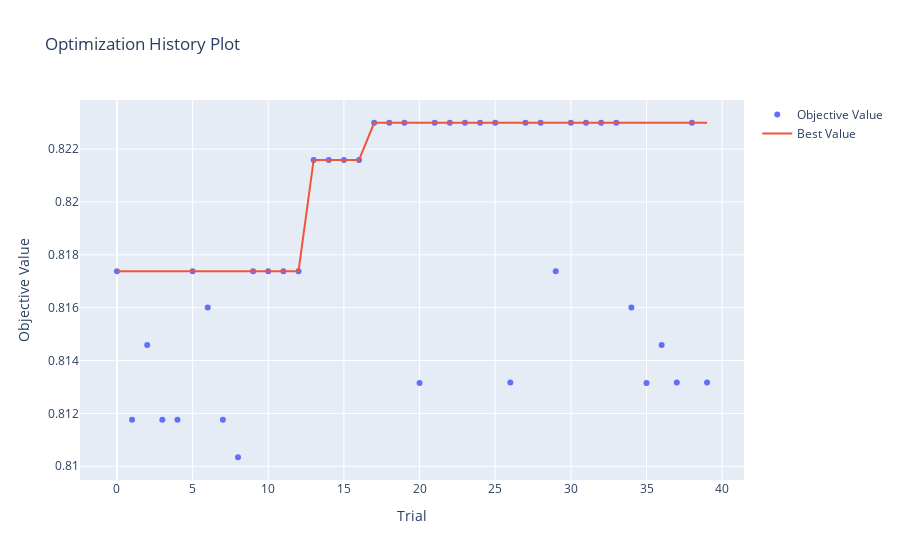

The notebook cell saved with this chart:
### Code cell
# Optuna tuning for RandomizedSearch
def objectives(trial):
    r_params = {
        'n_estimators': trial.suggest_int('n_estimators', 200,500),
        'criterion':trial.suggest_categorical('criterion',['gini']),
        'max_depth':trial.suggest_int('max_depth', 8,10),
        'max_features':trial.suggest_categorical('max_features', ['log2']),
        'max_leaf_nodes':trial.suggest_int('max_leaf_nodes',37,38), # 37 default
        'min_samples_leaf':trial.suggest_int('min_samples_leaf',4,5), # 4 default
        'min_samples_split':trial.suggest_int('min_samples_split',11,12)# 11 default)
    }

    # instantiate model 
    clf_opt = RandomForestClassifier(**r_params, random_state=12, min_weight_fraction_leaf=0.012) 

    cv = StratifiedKFold(n_splits=5, shuffle=True, random_state=12)

    # score 
    score = cross_val_score(clf_opt,
                            X_train,
                            y_train,
                            cv=cv,
                            scoring='accuracy'
                            ).mean()
    
    return score

# create study
study = opt.create_study(direction='maximize')

# optimize study
study.optimize(objectives, n_trials=40)

# return metrics 
clf_opt_score = study.best_value
clf_opt_params = study.best_params

print(f'Accuracy for RF = {clf_opt_score}, \n Best parameters = {clf_opt_params}')

opt.visualization.plot_optimization_history(study).show()

### Figure 1 — Plotly figure (JSON) as saved in the notebook; plotly's stock layout.template omitted (floating-point values rounded to 4 significant figures)
{"data": [{"mode": "markers", "name": "Objective Value", "type": "scatter", "x": [0, 1, 2, 3, 4, 5, 6, 7, 8, 9, 10, 11, 12, 13, 14, 15, 16, 17, 18, 19, 20, 21, 22, 23, 24, 25, 26, 27, 28, 29, 30, 31, 32, 33, 34, 35, 36, 37, 38, 39], "y": [0.8174, 0.8118, 0.8146, 0.8118, 0.8118, 0.8174, 0.816, 0.8118, 0.8103, 0.8174, 0.8174, 0.8174, 0.8174, 0.8216, 0.8216, 0.8216, 0.8216, 0.823, 0.823, 0.823, 0.8131, 0.823, 0.823, 0.823, 0.823, 0.823, 0.8132, 0.823, 0.823, 0.8174, 0.823, 0.823, 0.823, 0.823, 0.816, 0.8131, 0.8146, 0.8132, 0.823, 0.8132]}, {"mode": "lines", "name": "Best Value", "type": "scatter", "x": [0, 1, 2, 3, 4, 5, 6, 7, 8, 9, 10, 11, 12, 13, 14, 15, 16, 17, 18, 19, 20, 21, 22, 23, 24, 25, 26, 27, 28, 29, 30, 31, 32, 33, 34, 35, 36, 37, 38, 39], "y": [0.8174, 0.8174, 0.8174, 0.8174, 0.8174, 0.8174, 0.8174, 0.8174, 0.8174, 0.8174, 0.8174, 0.8174, 0.8174, 0.8216, 0.8216, 0.8216, 0.8216, 0.823, 0.823, 0.823, 0.823, 0.823, 0.823, 0.823, 0.823, 0.823, 0.823, 0.823, 0.823, 0.823, 0.823, 0.823, 0.823, 0.823, 0.823, 0.823, 0.823, 0.823, 0.823, 0.823]}, {"marker": {"color": "#cccccc"}, "mode": "markers", "name": "Infeasible Trial", "showlegend": false, "type": "scatter", "x": [], "y": []}], "layout": {"title": {"text": "Optimization History Plot"}, "xaxis": {"title": {"text": "Trial"}}, "yaxis": {"title": {"text": "Objective Value"}}}}
